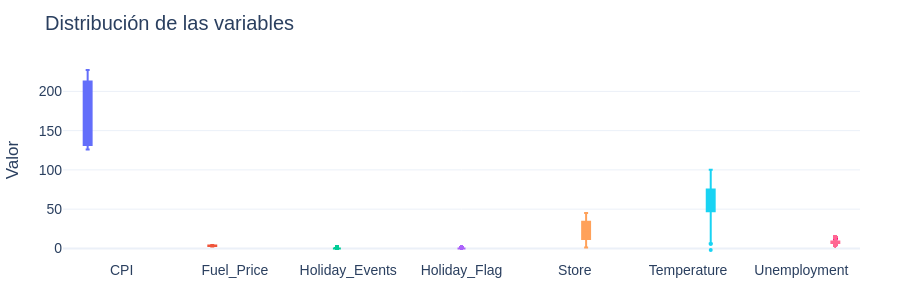

The cell this chart's notebook holds for it:
### Markdown cell above
Ahora si, veamos los valores atípicos, este caso usaremos boxplots para una mejor interpretación.

### Code cell
import plotly.graph_objects as go
import plotly.colors as pc
import plotly.express as px


def plot_boxplots(df, title='Boxplots por variable', height=300):
    """
    Genera un boxplot interactivo con colores variados para cada columna numérica del DataFrame.

    Parámetros:
    - df: pandas.DataFrame con los datos
    - title: título del gráfico
    - height: altura del gráfico en píxeles
    """
    fig = go.Figure()

    numeric_cols = df.select_dtypes(include='number').columns
    colors = pc.qualitative.Plotly  # paleta de colores categóricos

    for i, column in enumerate(numeric_cols):
        fig.add_trace(go.Box(
            y=df[column],
            name=column,
            boxpoints='outliers',
            marker=dict(size=4, color=colors[i % len(colors)]),
            line=dict(color=colors[i % len(colors)]),
            fillcolor=colors[i % len(colors)],
        ))

    fig.update_layout(
        title=title,
        yaxis_title='Valor',
        boxmode='group',
        template='plotly_white',
        font=dict(family='Arial', size=14),
        margin=dict(l=40, r=40, t=60, b=40),
        height=height,
        showlegend=False,
    )

    fig.show()


plot_boxplots(df = df[df.columns.difference(['Date','Weekly_Sales'])], title='Distribución de las variables', height=300)

### Figure 1 — Plotly figure (JSON) as saved in the notebook; plotly's stock layout.template omitted (floating-point values rounded to 4 significant figures; data arrays with more than 128 entries replaced by an {"elided": "..."} marker saying what was removed)
{"data": [{"boxpoints": "outliers", "fillcolor": "#636EFA", "line": {"color": "#636EFA"}, "marker": {"color": "#636EFA", "size": 4}, "name": "CPI", "type": "box", "y": {"elided": "5763 float values"}}, {"boxpoints": "outliers", "fillcolor": "#EF553B", "line": {"color": "#EF553B"}, "marker": {"color": "#EF553B", "size": 4}, "name": "Fuel_Price", "type": "box", "y": {"elided": "5763 float values"}}, {"boxpoints": "outliers", "fillcolor": "#00CC96", "line": {"color": "#00CC96"}, "marker": {"color": "#00CC96", "size": 4}, "name": "Holiday_Events", "type": "box", "y": {"elided": "5763 int values"}}, {"boxpoints": "outliers", "fillcolor": "#AB63FA", "line": {"color": "#AB63FA"}, "marker": {"color": "#AB63FA", "size": 4}, "name": "Holiday_Flag", "type": "box", "y": {"elided": "5763 int values"}}, {"boxpoints": "outliers", "fillcolor": "#FFA15A", "line": {"color": "#FFA15A"}, "marker": {"color": "#FFA15A", "size": 4}, "name": "Store", "type": "box", "y": {"elided": "5763 int values"}}, {"boxpoints": "outliers", "fillcolor": "#19D3F3", "line": {"color": "#19D3F3"}, "marker": {"color": "#19D3F3", "size": 4}, "name": "Temperature", "type": "box", "y": {"elided": "5763 float values"}}, {"boxpoints": "outliers", "fillcolor": "#FF6692", "line": {"color": "#FF6692"}, "marker": {"color": "#FF6692", "size": 4}, "name": "Unemployment", "type": "box", "y": {"elided": "5763 float values"}}], "layout": {"boxmode": "group", "font": {"family": "Arial", "size": 14}, "height": 300, "margin": {"b": 40, "l": 40, "r": 40, "t": 60}, "showlegend": false, "title": {"text": "Distribución de las variables"}, "yaxis": {"title": {"text": "Valor"}}}}
